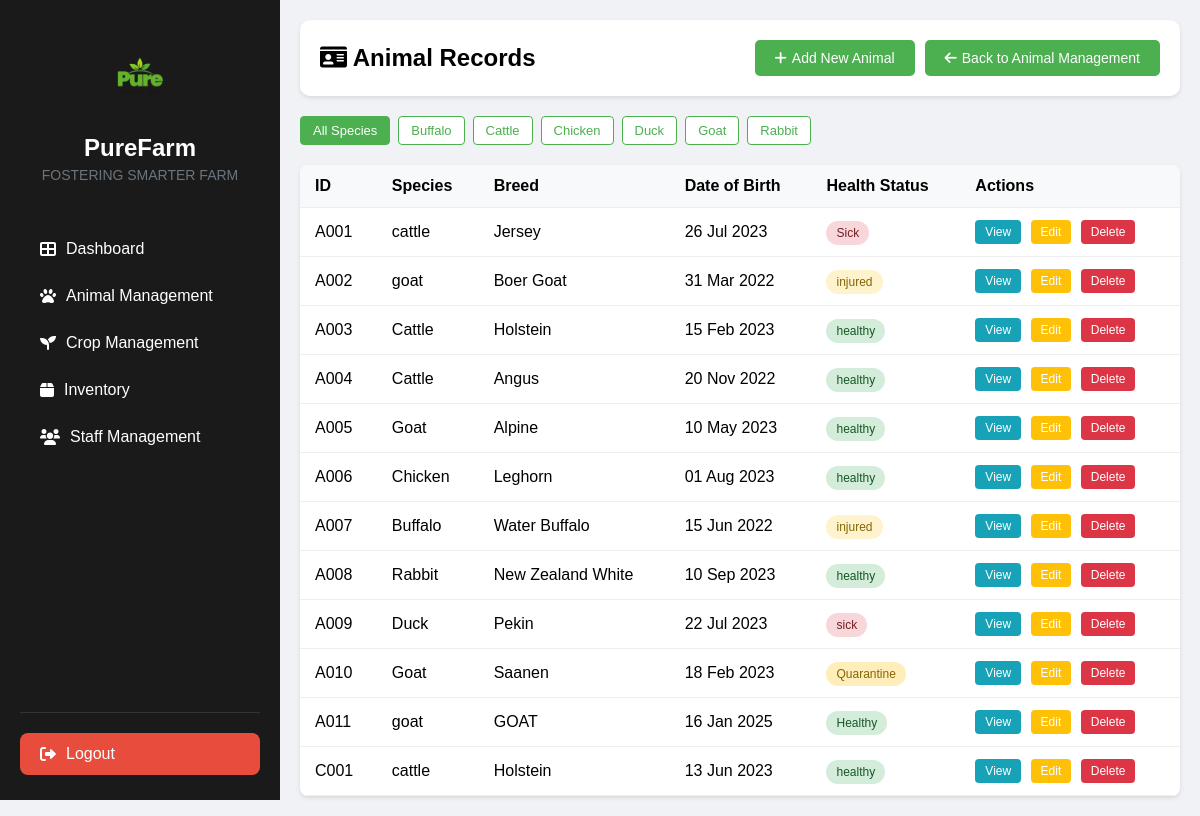
The app's page /animal_records.php (signed in) with its own data.
### tables this page shows
CREATE TABLE `animals` (
  `id` int(11) NOT NULL,
  `animal_id` varchar(10) NOT NULL,
  `species` varchar(50) NOT NULL,
  `breed` varchar(50) NOT NULL,
  `date_of_birth` date NOT NULL,
  `health_status` varchar(50) NOT NULL,
  `vaccination_details` text DEFAULT NULL,
  `gender` varchar(10) NOT NULL,
  `source` varchar(50) NOT NULL,
  `vaccination_status` enum('vaccinated','not_vaccinated','partially_vaccinated','overdue') DEFAULT 'not_vaccinated',
  `last_vaccination_date` date DEFAULT NULL
);

### animal_records.php (the view, shortened to what this page needs)
<?php
require_once 'includes/auth.php';
require_once 'includes/db.php';
$selected_species = isset($_GET['species']) ? $_GET['species'] : '';
try {
    $speciesStmt = $pdo->query("SELECT DISTINCT species FROM animals ORDER BY species");
    $species_list = $speciesStmt->fetchAll(PDO::FETCH_COLUMN);
    if ($selected_species) {
        $stmt = $pdo->prepare("SELECT * FROM animals WHERE species = ? ORDER BY animal_id ASC");
        $stmt->execute([$selected_species]);
    } else {
        $stmt = $pdo->query("SELECT * FROM animals ORDER BY animal_id ASC");
    }
    $animals = $stmt->fetchAll(PDO::FETCH_ASSOC);
} catch(PDOException $e) {
    echo "Error: " . $e->getMessage();
}
?>
<!DOCTYPE html>
<html lang="en">
<head>
    <link href="https://cdnjs.cloudflare.com/ajax/libs/font-awesome/6.0.0/css/all.min.css" rel="stylesheet">
</head>
<body>
    <?php include 'includes/sidebar.php'; ?>
    <div class="main-content">
        <div class="page-header">
            <h2><i class="fas fa-id-card"></i> Animal Records</h2>
            <div class="action-buttons">
                <button class="btn btn-primary" onclick="location.href='addanimal.php'">
                    <i class="fas fa-plus"></i> Add New Animal
                </button>
                <button class="btn btn-primary" onclick="location.href='animal_management.php'">
                    <i class="fas fa-arrow-left"></i> Back to Animal Management
                </button>
            </div>
        </div>
        <div class="species-tabs">
            <a href="animal_records.php" class="species-tab <?php echo $selected_species === '' ? 'active' : ''; ?>">
                All Species
            </a>
            <?php foreach($species_list as $species): ?>
                <a href="?species=<?php echo urlencode($species); ?>"
                   class="species-tab <?php echo $selected_species === $species ? 'active' : ''; ?>">
                    <?php echo ucfirst($species); ?>
                </a>
            <?php endforeach; ?>
        </div>
        <table class="animal-table">
            <thead>
                <tr>
                    <th>ID</th>
                    <th>Species</th>
                    <th>Breed</th>
                    <th>Date of Birth</th>
                    <th>Health Status</th>
                    <th>Actions</th>
                </tr>
            </thead>
            <tbody>
                <?php if(isset($animals) && count($animals) > 0): ?>
                    <?php foreach($animals as $animal): ?>
                        <tr>
                            <td><?php echo htmlspecialchars($animal['animal_id']); ?></td>
                            <td><?php echo htmlspecialchars($animal['species']); ?></td>
                            <td><?php echo htmlspecialchars($animal['breed']); ?></td>
                            <td><?php echo date('d M Y', strtotime($animal['date_of_birth'])); ?></td>
                            <td>
                                <span class="health-status <?php echo strtolower($animal['health_status']); ?>">
                                    <?php echo htmlspecialchars($animal['health_status']); ?>
                                </span>
                            </td>
                            <td>
                                <a href="animal_details.php?id=<?php echo htmlspecialchars($animal['animal_id']); ?>" class="action-btn view-btn">View</a>
                                <a href="edit_animal.php?id=<?php echo $animal['id']; ?>" class="action-btn edit-btn">Edit</a>
                                <a href="delete_animal.php?id=<?php echo $animal['id']; ?>"
                                    class="action-btn delete-btn"
                                    onclick="return confirm('Are you sure you want to delete this animal? This will also delete all related records.')">Delete</a>
                            </td>
                        </tr>
                    <?php endforeach; ?>
                <?php endif; ?>
            </tbody>
        </table>
    </div>
</body>
</html>

### animal_records.php (style rules this page uses)
* { margin: 0; padding: 0; box-sizing: border-box; font-family: Arial, sans-serif; }
body { background-color: #f0f2f5; }
.main-content { flex: 1; margin-left: 280px; padding: 20px; }
.page-header { display: flex; justify-content: space-between; align-items: center; margin-bottom: 20px; padding: 20px; background: white; border-radius: 10px; box-shadow: 0 2px 4px rgba(0,0,0,0.1); }
.action-buttons { display: flex; gap: 10px; }
.btn { padding: 10px 20px; border: none; border-radius: 5px; cursor: pointer; font-size: 14px; display: flex; align-items: center; gap: 5px; }
.btn-primary { background: #4CAF50; color: white; }
.animal-table { width: 100%; border-collapse: collapse; margin-top: 20px; background: white; border-radius: 8px; overflow: hidden; box-shadow: 0 2px 4px rgba(0,0,0,0.1); }
.animal-table th, .animal-table td { padding: 12px 15px; text-align: left; border-bottom: 1px solid #eee; }
.animal-table th { background-color: #f8f9fa; font-weight: bold; }
.health-status { padding: 5px 10px; border-radius: 15px; font-size: 12px; }
.health-status.healthy { background-color: #d4edda; color: #155724; }
.action-btn { padding: 5px 10px; border-radius: 4px; color: white; text-decoration: none; font-size: 12px; margin-right: 5px; display: inline-block; }
.view-btn { background-color: #17a2b8; }
.edit-btn { background-color: #ffc107; }
.delete-btn { background-color: #dc3545; }
.species-tabs { display: flex; gap: 8px; margin-bottom: 15px; flex-wrap: wrap; }
.species-tab { padding: 6px 12px; background: white; border: 1px solid #4CAF50; border-radius: 4px; cursor: pointer; color: #4CAF50; text-decoration: none; font-size: 13px; transition: all 0.2s ease; }
.species-tab.active { background: #4CAF50; color: white; }
.health-status.injured { background-color: #fff3cd; color: #856404; }
.health-status.sick { background-color: #f8d7da; color: #721c24; }
.health-status.quarantine { background-color: #ffeeba; color: #856404; }

### records on screen
animals: animal "A001", species "cattle", breed "Jersey", date_of_birth "26 Jul 2023", health_status "Sick"
animals: animal "A002", species "goat", breed "Boer Goat", date_of_birth "31 Mar 2022", health_status "injured"
animals: animal "A003", species "Cattle", breed "Holstein", date_of_birth "15 Feb 2023", health_status "healthy"
animals: animal "A004", species "Cattle", breed "Angus", date_of_birth "20 Nov 2022", health_status "healthy"
animals: animal "A005", species "Goat", breed "Alpine", date_of_birth "10 May 2023", health_status "healthy"
animals: animal "A006", species "Chicken", breed "Leghorn", date_of_birth "01 Aug 2023", health_status "healthy"
animals: animal "A007", species "Buffalo", breed "Water Buffalo", date_of_birth "15 Jun 2022", health_status "injured"
animals: animal "A008", species "Rabbit", breed "New Zealand White", date_of_birth "10 Sep 2023", health_status "healthy"
animals: animal "A009", species "Duck", breed "Pekin", date_of_birth "22 Jul 2023", health_status "sick"
animals: animal "A010", species "Goat", breed "Saanen", date_of_birth "18 Feb 2023", health_status "Quarantine"
animals: animal "A011", species "goat", breed "GOAT", date_of_birth "16 Jan 2025", health_status "Healthy"
animals: animal "C001", species "cattle", breed "Holstein", date_of_birth "13 Jun 2023", health_status "healthy"

### other values on screen
$species "Buffalo"
$species "Cattle"
$species "Chicken"
$species "Duck"
$species "Goat"
$species "Rabbit"
